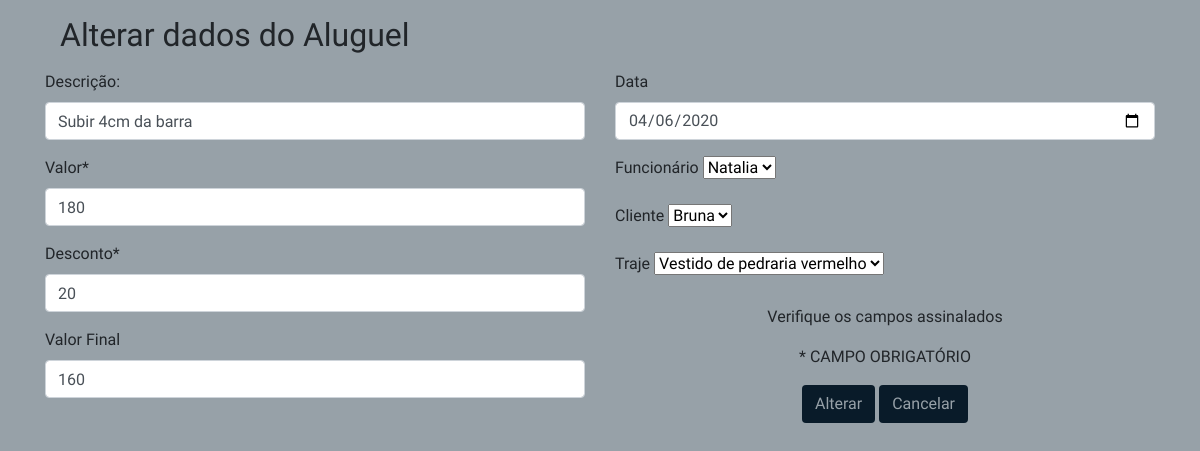
The app's page /edita_aluguel.php?idAlugueis=2 with its own data.
### tables this page shows
CREATE TABLE IF NOT EXISTS `alugueis` (
  `idAlugueis` int(11) NOT NULL AUTO_INCREMENT,
  `descricao` varchar(200) NOT NULL,
  `valor` float NOT NULL,
  `desconto` float DEFAULT NULL,
  `valorFinal` varchar(45) NOT NULL,
  `data` date NOT NULL,
  `Funcionarios_idFuncionario` int(11) NOT NULL,
  `Clientes_idClientes` int(11) NOT NULL,
  `Trajes_idTrajes` int(11) NOT NULL,
  PRIMARY KEY (`idAlugueis`),
  KEY `fk_Alugueis_Funcionarios1_idx` (`Funcionarios_idFuncionario`),
  KEY `fk_Alugueis_Clientes1_idx` (`Clientes_idClientes`),
  KEY `fk_Alugueis_Trajes1_idx` (`Trajes_idTrajes`),
  CONSTRAINT `fk_Alugueis_Clientes1` FOREIGN KEY (`Clientes_idClientes`) REFERENCES `clientes` (`idClientes`) ON DELETE NO ACTION ON UPDATE NO ACTION,
  CONSTRAINT `fk_Alugueis_Funcionarios1` FOREIGN KEY (`Funcionarios_idFuncionario`) REFERENCES `funcionarios` (`idFuncionario`) ON DELETE NO ACTION ON UPDATE NO ACTION,
  CONSTRAINT `fk_Alugueis_Trajes1` FOREIGN KEY (`Trajes_idTrajes`) REFERENCES `trajes` (`idTrajes`) ON DELETE NO ACTION ON UPDATE NO ACTION
);

### edita_aluguel.php (the view, shortened to what this page needs)
<!DOCTYPE html>
<html>
<head>
  <link rel="stylesheet" href="css/bootstrap.css">
	<link rel="stylesheet" href="css/all.css">
	<link rel="stylesheet" href="css/estilo.css">
</head>
<?php
	$idAlugueis = $_GET["idAlugueis"];
	include "funcoesbd.php";
	$conexao = conecta_bd();
	$dados = consulta_editar_aluguel($conexao,$idAlugueis);
		$descricao = $dados["descricao"];
		$valor = $dados["valor"];
		$desconto = $dados["desconto"];
		$valorFinal = $dados["valorFinal"];
		$data = $dados["data"];
 ?>
<body style="background-color: #97a1a8;">
  <section id="formulario">
  	<div class="container">
  		<form action="edaluguel_envia.php" method="post" name="form" id="form" onSubmit="return valida_dados(this)">
			<div class="col-md-12">
				<p><h2>Alterar dados do Aluguel</h2></p>
			 </div>
		<div class="row">
	<div class="col-md-6">
		 <div class="form-group">
					<label>Descrição:</label>
					<input type="text" required="required" name="descricao" class="form-control" value="<?php echo
					$descricao;?>">
		</div>
		<div class="form-group">
					<label>Valor*</label>
					<input type="text" required="required" name="valor" class="form-control" value="<?php echo
					$valor;?>">
        </div>
        <div class="form-group">
					<label>Desconto*</label>
					<input type="text" required="required" name="desconto" class="form-control" value="<?php echo
					$desconto;?>">
		</div>
		<div class="form-group">
					<label>Valor Final</label>
					<input type="text" required="required" name="valorFinal" class="form-control" value="<?php echo
					$valorFinal;?>">
        </div>
    </div>
 		<div class="col-md-6">
        <div class="form-group">
					<label>Data</label>
					<input type="date" required="required" name="data" class="form-control" value="<?php echo
					$data;?>">
		</div>
        <div class="form-group">
					<label>Funcionário</label>
					<select name="funcionario">
						<?php
							$sql = "select * from funcionarios";
							$resultado_funcionario = mysqli_query($conn, $sql);
							while( $dados = mysqli_fetch_array($resultado_funcionario)){
								$codigo = $dados['idFuncionario'];
								$funcionario = $dados['nome'];
								echo "<option value=$codigo>$funcionario</option>";
							}
						?>
					</select>
		</div>
		 <div class="form-group">
					<label>Cliente</label>
					<select name="cliente">
						<?php
							$sql = "select * from clientes";
							$resultado_cliente = mysqli_query($conn, $sql);
							while( $dados = mysqli_fetch_array($resultado_cliente)){
								$codigo = $dados['idClientes'];
								$cliente = $dados['nome'];
								echo "<option value=$codigo>$cliente</option>";
							}
						?>
					</select>
		</div>
		 <div class="form-group">
					<label>Traje</label>
					<select name="traje">
					<?php
							$sql = "select * from trajes";
							$resultado_traje = mysqli_query($conn, $sql);
							while( $dados = mysqli_fetch_array($resultado_traje)){
								$codigo = $dados['idTrajes'];
								$traje = $dados['nome'];
								echo "<option value=$codigo>$traje</option>";
							}
						?>
                    </select>
		</div>
			<div class="col-md-6 text-center mx-auto d-block" style="padding-top: 5px;">
								<p>Verifique os campos assinalados</p>
								<p>* CAMPO OBRIGATÓRIO</p>
			<input type="submit" class="btn" value="Alterar" class="botao" style="background-color: #091b29; color:#97a1a8; ">
			<input type="reset" class="btn" name="cancelar" value="Cancelar" class="botao" onclick="javascript: location.href='aluguel.php';" style="background-color: #091b29; color:#97a1a8; ">
			</div>
	</div>
	</div>
	</form>
	</div>
</section>
</body>
</html>

### css/estilo.css (style rules this page uses)
body { font-family: Ubuntu, arial, sans-serif; }

### records on screen
alugueis: descricao "Subir 4cm da barra", valor "180", desconto "20", valorFinal "160", data "04/06/2020"

### other values on screen
form field funcionario "Natalia"
form field cliente "Bruna"
form field traje "Vestido de pedraria vermelho"
